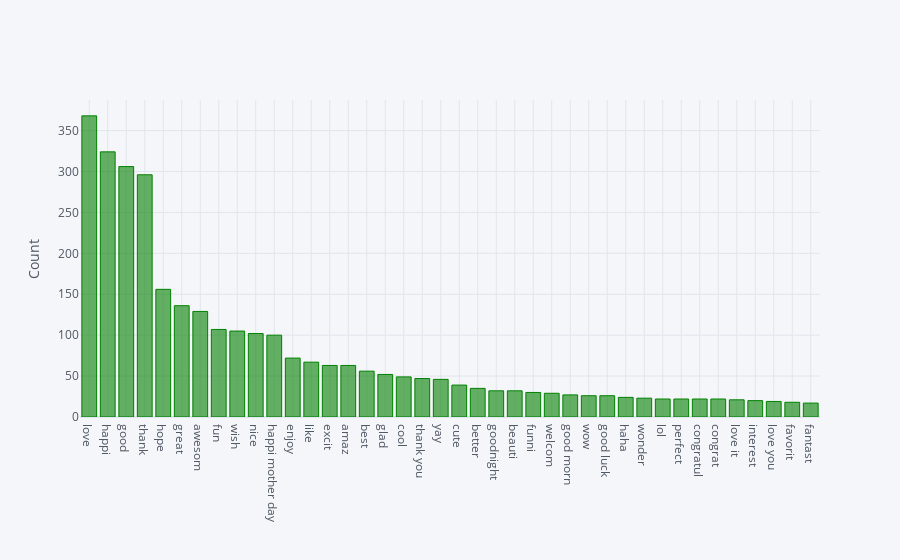

The notebook cell saved with this chart:
### Code cell
fdist_pos = FreqDist(pos_train['text_stem'])
top_pos = fdist_pos.most_common(40)


df1 = pd.DataFrame(top_pos, columns = ['Text' , 'count'])
df1.groupby('Text').sum()['count'].sort_values(ascending=False).iplot(kind='bar', yTitle='Count', color='green')

### Figure 1 — Plotly figure (JSON) as saved in the notebook; plotly's stock layout.template omitted (floating-point values rounded to 4 significant figures)
{"data": [{"marker": {"color": "rgba(0, 128, 0, 0.6)", "line": {"color": "rgba(0, 128, 0, 1.0)", "width": 1}}, "name": "count", "orientation": "v", "text": "", "type": "bar", "x": ["love", "happi", "good", "thank", "hope", "great", "awesom", "fun", "wish", "nice", "happi mother day", "enjoy", "like", "excit", "amaz", "best", "glad", "cool", "thank you", "yay", "cute", "better", "goodnight", "beauti", "funni", "welcom", "good morn", "wow", "good luck", "haha", "wonder", "lol", "perfect", "congratul", "congrat", "love it", "interest", "love you", "favorit", "fantast"], "y": [368, 324, 306, 296, 156, 136, 129, 107, 105, 102, 100, 72, 67, 63, 63, 56, 52, 49, 47, 46, 39, 35, 32, 32, 30, 29, 27, 26, 26, 24, 23, 22, 22, 22, 22, 21, 20, 19, 18, 17]}], "layout": {"legend": {"bgcolor": "#F5F6F9", "font": {"color": "#4D5663"}}, "paper_bgcolor": "#F5F6F9", "plot_bgcolor": "#F5F6F9", "title": {"font": {"color": "#4D5663"}}, "xaxis": {"gridcolor": "#E1E5ED", "showgrid": true, "tickfont": {"color": "#4D5663"}, "title": {"font": {"color": "#4D5663"}, "text": ""}, "zerolinecolor": "#E1E5ED"}, "yaxis": {"gridcolor": "#E1E5ED", "showgrid": true, "tickfont": {"color": "#4D5663"}, "title": {"font": {"color": "#4D5663"}, "text": "Count"}, "zerolinecolor": "#E1E5ED"}}}
